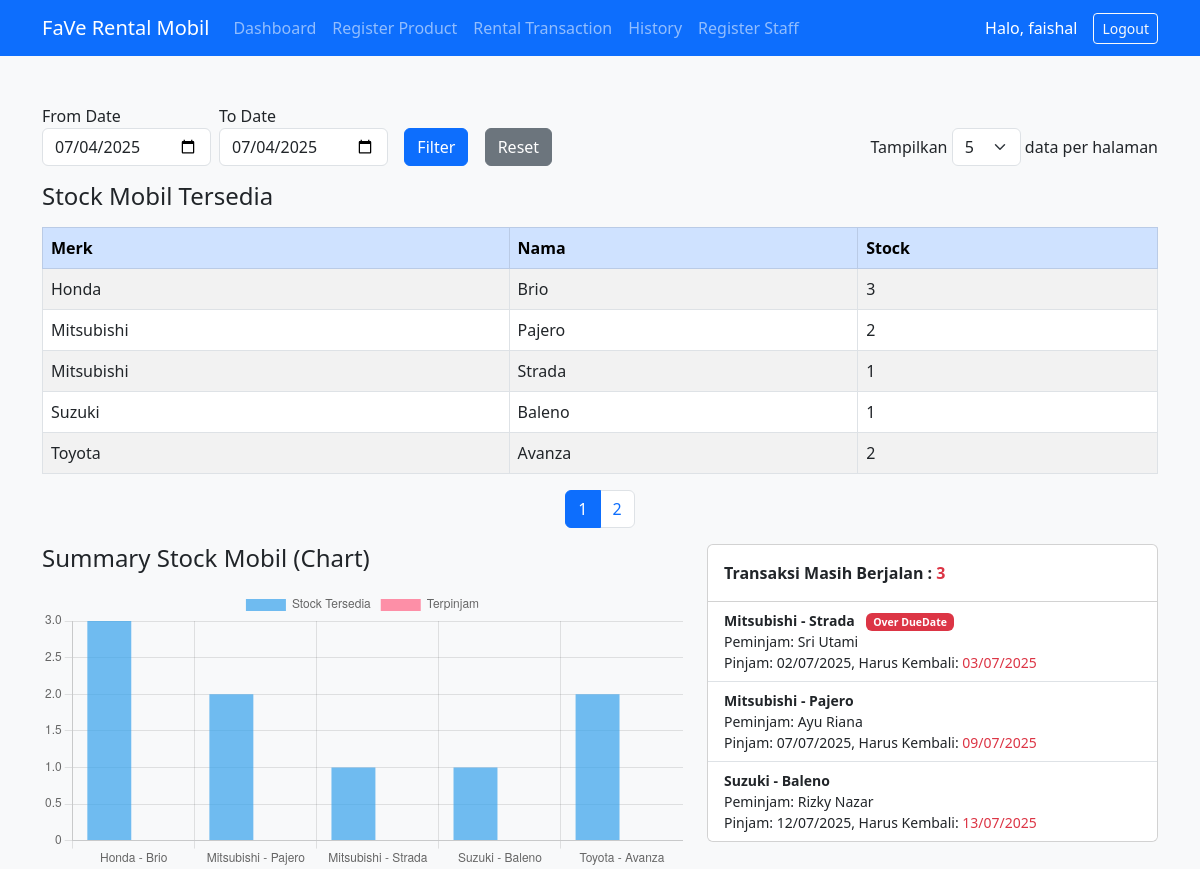
/dashboard.php (signed in), run on the app's committed database.
### tables this page shows
CREATE TABLE `history_transactions` (
  `id` int(11) NOT NULL,
  `nama_peminjam` varchar(100) NOT NULL,
  `no_hp` varchar(20) NOT NULL,
  `alamat` varchar(255) NOT NULL,
  `merk` varchar(100) NOT NULL,
  `nama` varchar(100) NOT NULL,
  `tanggal_pinjam` date NOT NULL,
  `tanggal_kembali` date NOT NULL,
  `tanggal_aktual_kembali` date DEFAULT NULL,
  `status_peminjaman` enum('dipinjam','kembali','batal') NOT NULL DEFAULT 'dipinjam',
  `created_at` timestamp NOT NULL DEFAULT current_timestamp()
);

### dashboard.php (the view, shortened to what this page needs)
<?php
require 'config.php';
$perPageOptions = [5, 10, 20, 50];
$perPage = isset($_GET['perPage']) && in_array((int)$_GET['perPage'], $perPageOptions) ? (int)$_GET['perPage'] : 5;
$page = isset($_GET['page']) ? max(1, intval($_GET['page'])) : 1;
$start = ($page - 1) * $perPage;
$total_stmt = $pdo->query("
    SELECT COUNT(*) FROM (
        SELECT p.merk, p.name
        FROM products p
        GROUP BY p.merk, p.name
    ) AS summary
");
$total_summary = $total_stmt->fetchColumn();
$total_pages = ceil($total_summary / $perPage);
$fromDate = isset($_GET['from_date']) && $_GET['from_date'] !== '' ? $_GET['from_date'] : date('Y-m-d');
$toDate = isset($_GET['to_date']) && $_GET['to_date'] !== '' ? $_GET['to_date'] : date('Y-m-d');
$summary_sql = "
    SELECT
        p.merk,
        p.name,
        COUNT(*)
            - COALESCE((
                SELECT COUNT(*)
                FROM transactions t
                WHERE t.merk = p.merk AND t.nama = p.name
                " . (
                    ($fromDate && $toDate)
                    ? "AND (
                        (t.tanggal_pinjam <= :toDate AND t.tanggal_kembali >= :fromDate)
                    )"
                    : ""
                ) . "
            ), 0) AS stock
    FROM products p
    GROUP BY p.merk, p.name
    ORDER BY p.merk, p.name
    LIMIT :start, :perPage
";
$summary_stmt = $pdo->prepare($summary_sql);
if ($fromDate && $toDate) {
    $summary_stmt->bindValue(':fromDate', $fromDate);
    $summary_stmt->bindValue(':toDate', $toDate);
}
$summary_stmt->bindValue(':start', $start, PDO::PARAM_INT);
$summary_stmt->bindValue(':perPage', $perPage, PDO::PARAM_INT);
$summary_stmt->execute();
$summary = $summary_stmt->fetchAll(PDO::FETCH_ASSOC);
$pinjam_sql = "
    SELECT
        p.merk,
        p.name,
        COALESCE((
            SELECT COUNT(*)
            FROM transactions t
            WHERE t.merk = p.merk AND t.nama = p.name
            " . (
                ($fromDate && $toDate)
                ? "AND (
                    (t.tanggal_pinjam <= :toDate AND t.tanggal_kembali >= :fromDate)
                )"
                : ""
            ) . "
        ), 0) AS terpinjam
    FROM products p
    GROUP BY p.merk, p.name
    ORDER BY p.merk, p.name
    LIMIT :start, :perPage
";
$pinjam_stmt = $pdo->prepare($pinjam_sql);
if ($fromDate && $toDate) {
    $pinjam_stmt->bindValue(':fromDate', $fromDate);
    $pinjam_stmt->bindValue(':toDate', $toDate);
}
$pinjam_stmt->bindValue(':start', $start, PDO::PARAM_INT);
$pinjam_stmt->bindValue(':perPage', $perPage, PDO::PARAM_INT);
$pinjam_stmt->execute();
$pinjam_data = $pinjam_stmt->fetchAll(PDO::FETCH_ASSOC);
$chartLabels = [];
$chartStock = [];
$chartPinjam = [];
$chartPinjamRange = [];
foreach ($summary as $i => $row) {
    $chartLabels[] = $row['merk'] . ' - ' . $row['name'];
    $chartStock[] = (int)$row['stock'];
    $chartPinjam[] = isset($pinjam_data[$i]) ? (int)$pinjam_data[$i]['terpinjam'] : 0;
    $range_stmt = $pdo->prepare("SELECT MIN(tanggal_pinjam) as min_pinjam, MAX(tanggal_kembali) as max_kembali FROM transactions WHERE merk = ? AND nama = ? AND (tanggal_pinjam <= ? AND tanggal_kembali >= ?)");
    $range_stmt->execute([$row['merk'], $row['name'], $toDate, $fromDate]);
    $range = $range_stmt->fetch(PDO::FETCH_ASSOC);
    if ($range && $range['min_pinjam'] && $range['max_kembali']) {
        $chartPinjamRange[] = date('d-m-Y', strtotime($range['min_pinjam'])) . ' s/d ' . date('d-m-Y', strtotime($range['max_kembali']));
    } else {
        $chartPinjamRange[] = '-';
    }
}
?>
<!DOCTYPE html>
<html>
<head>
    <link href="https://cdn.jsdelivr.net/npm/bootstrap@5.3.0/dist/css/bootstrap.min.css" rel="stylesheet">
    <script>
    const chartLabels = <?php echo json_encode($chartLabels); ?>;
    const chartStock = <?php echo json_encode($chartStock); ?>;
    const chartPinjam = <?php echo json_encode($chartPinjam); ?>;
    const chartPinjamRange = <?php echo json_encode($chartPinjamRange); ?>;
    </script>
</head>
<body class="bg-light">
<nav class="navbar navbar-expand-lg navbar-dark bg-primary">
    <div class="container">
        <a class="navbar-brand" href="#">FaVe Rental Mobil</a>
        <?php
                $range_stmt = $pdo->prepare("SELECT level FROM users WHERE username = :user");
                $range_stmt->execute(['user' => $_SESSION['user']]);
                $range = $range_stmt->fetch(PDO::FETCH_ASSOC);
                $level = $range['level'];
            if ($level == "admin") {
                ?>
                <div class="collapse navbar-collapse" id="navbarNav">
                <ul class="navbar-nav me-auto">
                <li class="nav-item"><a class="nav-link" href="dashboard.php">Dashboard</a></li>
                <li class="nav-item"><a class="nav-link" href="product.php">Register Product</a></li>
                <li class="nav-item"><a class="nav-link<?php if(basename($_SERVER['PHP_SELF']) == 'transaction.php') echo ' active'; ?>" href="transaction.php">Rental Transaction</a></li>
                <li class="nav-item"><a class="nav-link<?php if(basename($_SERVER['PHP_SELF']) == 'history.php') echo ' active'; ?>" href="history.php">History</a></li>
                <li class="nav-item"><a class="nav-link<?php if(basename($_SERVER['PHP_SELF']) == 'register_staf.php') echo ' active'; ?>" href="register_staf.php">Register Staff</a></li>
            </ul>
            <span class="navbar-text text-white me-3">
                Halo, <?php echo htmlspecialchars($_SESSION['user']); ?>
            </span>
            <a href="logout.php" class="btn btn-outline-light btn-sm">Logout</a>
        </div>
                <?php
            }
        ?>
    </div>
</nav>
<div class="container mt-5">
    <form method="get" class="row g-2 mb-3 align-items-end">
        <div class="col-auto">
            <label class="form-label mb-0">From Date</label>
            <input type="date" name="from_date" class="form-control" value="<?php echo htmlspecialchars($fromDate); ?>">
        </div>
        <div class="col-auto">
            <label class="form-label mb-0">To Date</label>
            <input type="date" name="to_date" class="form-control" value="<?php echo htmlspecialchars($toDate); ?>">
        </div>
        <div class="col-auto">
            <label class="form-label mb-0">&nbsp;</label>
            <button type="submit" class="btn btn-primary">Filter</button>
        </div>
        <div class="col-auto">
            <label class="form-label mb-0">&nbsp;</label>
            <a href="dashboard.php" class="btn btn-secondary">Reset</a>
        </div>
        <div class="col-auto ms-auto">
            <label class="form-label mb-0">Tampilkan</label>
            <select name="perPage" class="form-select w-auto d-inline" onchange="this.form.submit()">
                <?php foreach ($perPageOptions as $opt): ?>
                    <option value="<?php echo $opt; ?>" <?php if ($perPage == $opt) echo 'selected'; ?>><?php echo $opt; ?></option>
                <?php endforeach; ?>
            </select>
            <span>data per halaman</span>
        </div>
    </form>
    <h4 class="mb-3">Stock Mobil Tersedia</h4>
    <div class="table-responsive">
        <table class="table table-bordered table-striped align-middle">
            <thead class="table-primary">
                <tr>
                    <th>Merk</th>
                    <th>Nama</th>
                    <th>Stock</th>
                </tr>
            </thead>
            <tbody>
                <?php if (count($summary) > 0): ?>
                    <?php foreach ($summary as $row): ?>
                        <tr>
                            <td><?php echo htmlspecialchars($row['merk']); ?></td>
                            <td><?php echo htmlspecialchars($row['name']); ?></td>
                            <td><?php echo $row['stock']; ?></td>
                        </tr>
                    <?php endforeach; ?>
                <?php else: ?>
                    <tr>
                        <td colspan="3" class="text-center">Belum ada data produk.</td>
                    </tr>
                <?php endif; ?>
            </tbody>
        </table>
    </div>
    <nav>
        <ul class="pagination justify-content-center">
            <?php for ($i = 1; $i <= $total_pages; $i++): ?>
                <li class="page-item<?php if ($i == $page) echo ' active'; ?>">
                    <a class="page-link" href="?page=<?php echo $i; ?>&perPage=<?php echo $perPage; ?>"><?php echo $i; ?></a>
                </li>
            <?php endfor; ?>
        </ul>
    </nav>
    <div class="row">
        <div class="col-lg-7">
            <h4 class="mb-3">Summary Stock Mobil (Chart)</h4>
            <div class="d-flex justify-content-start">
                <div style="width: 700px; max-width: 100%;">
                    <canvas id="summaryChart" height="280"></canvas>
                </div>
            </div>
        </div>
        <div class="col-lg-5">
            <div class="card mb-4">
                <div class="card-body pb-2">
                    <?php
                    $stmt_count = $pdo->prepare("SELECT COUNT(*) FROM history_transactions WHERE tanggal_aktual_kembali IS NULL AND status_peminjaman = 'dipinjam'");
                    $stmt_count->execute();
                    $jumlah_belum_kembali = $stmt_count->fetchColumn();
                    ?>
                    <div class="mb-2 fw-bold">
                        Transaksi Masih Berjalan : <span class="text-danger"><?php echo $jumlah_belum_kembali; ?></span>
                    </div>
                </div>
                <ul class="list-group list-group-flush" style="max-height:350px;overflow:auto;">
                    <?php
                    $today = date('Y-m-d');
                    $stmt = $pdo->prepare("SELECT nama_peminjam, merk, nama, tanggal_pinjam, tanggal_kembali
                        FROM history_transactions
                        WHERE tanggal_aktual_kembali IS NULL
                        AND status_peminjaman = 'dipinjam'
                        ORDER BY tanggal_kembali ASC");
                    $stmt->execute();
                    $belum_kembali = $stmt->fetchAll(PDO::FETCH_ASSOC);
                    if (count($belum_kembali) > 0):
                        foreach ($belum_kembali as $row):
                            $isOverdue = strtotime($row['tanggal_kembali']) < strtotime($today);
                    ?>
                    <li class="list-group-item small">
                        <b><?php echo htmlspecialchars($row['merk']); ?> - <?php echo htmlspecialchars($row['nama']); ?></b>
                        <?php if ($isOverdue): ?>
                            <span class="badge bg-danger ms-2">Over DueDate</span>
                        <?php endif; ?><br>
                        Peminjam: <?php echo htmlspecialchars($row['nama_peminjam']); ?><br>
                        Pinjam: <?php echo date('d/m/Y', strtotime($row['tanggal_pinjam'])); ?>,
                        Harus Kembali: <span class="text-danger"><?php echo date('d/m/Y', strtotime($row['tanggal_kembali'])); ?></span>
                    </li>
                    <?php
                        endforeach;
                    else:
                    ?>
                    <li class="list-group-item text-center text-muted">Tidak ada mobil yang belum kembali.</li>
                    <?php endif; ?>
                </ul>
            </div>
        </div>
    </div>
</div>
<script>
const ctx = document.getElementById('summaryChart').getContext('2d');
new Chart(ctx, {
    type: 'bar',
    data: {
        labels: chartLabels,
        datasets: [
            {
                label: 'Stock Tersedia',
                data: chartStock,
                backgroundColor: 'rgba(54, 162, 235, 0.7)'
            },
            {
                label: 'Terpinjam',
                data: chartPinjam,
                backgroundColor: 'rgba(255, 99, 132, 0.7)'
            }
        ]
    },
    options: {
        responsive: true,
        maintainAspectRatio: false,
        plugins: {
            legend: { display: true },
            tooltip: {
                callbacks: {
                    afterBody: function(context) {
                        if (context[0].dataset.label === 'Terpinjam') {
                            const idx = context[0].dataIndex;
                            return 'Rentang Pinjam: ' + chartPinjamRange[idx];
                        }
                        return '';
                    }
                }
            }
        },
        scales: {
            y: { beginAtZero: true }
        }
    }
});
</script>
</body>
</html>

### data on the page
history_transactions: merk "Mitsubishi", nama "Strada", shows "Over DueDate", nama_peminjam "Sri Utami", tanggal_pinjam "02/07/2025", tanggal_kembali "03/07/2025"
history_transactions: merk "Mitsubishi", nama "Pajero", nama_peminjam "Ayu Riana", tanggal_pinjam "07/07/2025", tanggal_kembali "09/07/2025"
history_transactions: merk "Suzuki", nama "Baleno", nama_peminjam "Rizky Nazar", tanggal_pinjam "12/07/2025", tanggal_kembali "13/07/2025"

### other printed values
$_SESSION['user'] "faishal"
$row['merk'] "Honda"
$row['name'] "Brio"
$row['stock'] "3"
$row['merk'] "Mitsubishi"
$row['name'] "Pajero"
$row['stock'] "2"
$row['name'] "Strada"
$row['stock'] "1"
$row['merk'] "Suzuki"
$row['name'] "Baleno"
$row['merk'] "Toyota"
$row['name'] "Avanza"
$jumlah_belum_kembali "3"
form field perPage "5"
